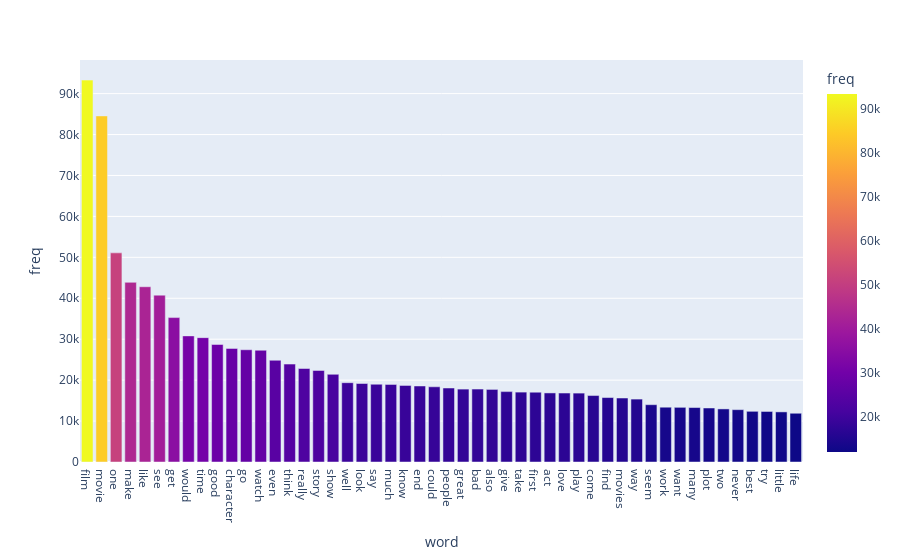

Notebook code for this chart:
### Code cell
fig=px.bar(Most_common_words_df,x='word',y='freq',color='freq')
fig.show()

### Figure 1 — Plotly figure (JSON) as saved in the notebook; plotly's stock layout.template omitted (floating-point values rounded to 4 significant figures)
{"data": [{"alignmentgroup": "True", "hovertemplate": "word=%{x}<br>freq=%{marker.color}<extra></extra>", "legendgroup": "", "marker": {"color": [93300, 84549, 51093, 43892, 42818, 40762, 35282, 30810, 30383, 28710, 27749, 27422, 27309, 24853, 23923, 22840, 22370, 21421, 19375, 19179, 19001, 18944, 18718, 18574, 18372, 18079, 17809, 17809, 17733, 17197, 17076, 17057, 16875, 16844, 16833, 16236, 15745, 15631, 15369, 14002, 13386, 13356, 13305, 13196, 12968, 12786, 12384, 12346, 12242, 11911], "coloraxis": "coloraxis", "pattern": {"shape": ""}}, "name": "", "offsetgroup": "", "orientation": "v", "showlegend": false, "textposition": "auto", "type": "bar", "x": ["film", "movie", "one", "make", "like", "see", "get", "would", "time", "good", "character", "go", "watch", "even", "think", "really", "story", "show", "well", "look", "say", "much", "know", "end", "could", "people", "great", "bad", "also", "give", "take", "first", "act", "love", "play", "come", "find", "movies", "way", "seem", "work", "want", "many", "plot", "two", "never", "best", "try", "little", "life"], "xaxis": "x", "y": [93300, 84549, 51093, 43892, 42818, 40762, 35282, 30810, 30383, 28710, 27749, 27422, 27309, 24853, 23923, 22840, 22370, 21421, 19375, 19179, 19001, 18944, 18718, 18574, 18372, 18079, 17809, 17809, 17733, 17197, 17076, 17057, 16875, 16844, 16833, 16236, 15745, 15631, 15369, 14002, 13386, 13356, 13305, 13196, 12968, 12786, 12384, 12346, 12242, 11911], "yaxis": "y"}], "layout": {"autosize": true, "barmode": "relative", "coloraxis": {"colorbar": {"title": {"text": "freq"}}, "colorscale": [[0, "#0d0887"], [0.1111, "#46039f"], [0.2222, "#7201a8"], [0.3333, "#9c179e"], [0.4444, "#bd3786"], [0.5556, "#d8576b"], [0.6667, "#ed7953"], [0.7778, "#fb9f3a"], [0.8889, "#fdca26"], [1, "#f0f921"]]}, "legend": {"tracegroupgap": 0}, "margin": {"t": 60}, "xaxis": {"anchor": "y", "autorange": true, "domain": [0, 1], "range": [-0.5, 49.5], "title": {"text": "word"}, "type": "category"}, "yaxis": {"anchor": "x", "autorange": true, "domain": [0, 1], "range": [0, 98210.0], "title": {"text": "freq"}, "type": "linear"}}}
